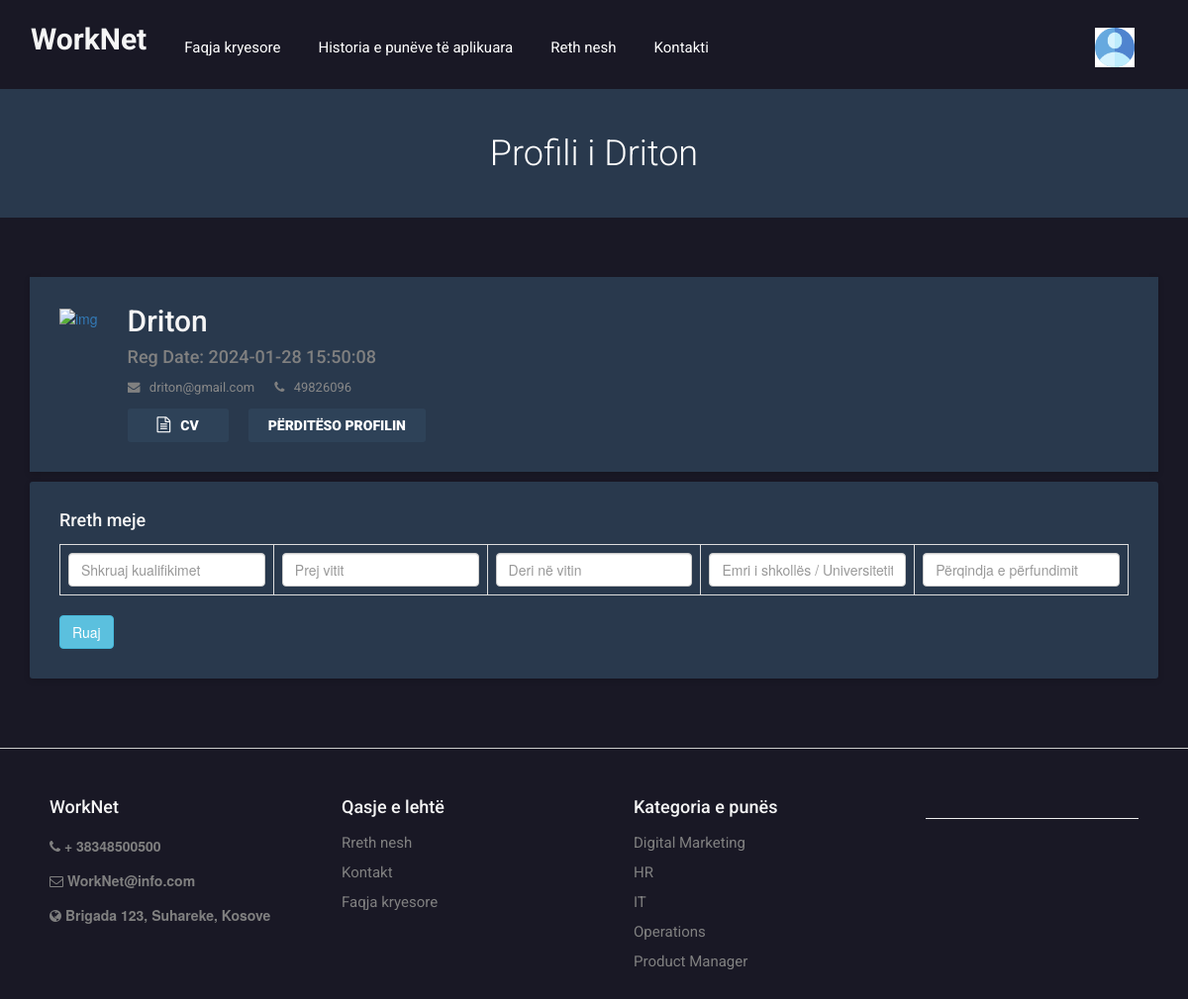
Screenshot of /my-education.php (signed in) with the database file from the repository.
### tables this page shows
CREATE TABLE `tbljobseekers` (
  `id` int(11) NOT NULL,
  `FullName` varchar(150) DEFAULT NULL,
  `EmailId` varchar(150) DEFAULT NULL,
  `ContactNumber` bigint(15) DEFAULT NULL,
  `Password` varchar(150) DEFAULT NULL,
  `Resume` varchar(150) DEFAULT NULL,
  `AboutMe` mediumtext DEFAULT NULL,
  `ProfilePic` varchar(200) DEFAULT NULL,
  `Skills` varchar(200) DEFAULT NULL,
  `RegDate` timestamp NULL DEFAULT current_timestamp(),
  `LastUpdationDate` timestamp NULL DEFAULT NULL ON UPDATE current_timestamp(),
  `IsActive` int(1) DEFAULT NULL
);

CREATE TABLE `tblpages` (
  `ID` int(11) NOT NULL,
  `PageType` varchar(200) DEFAULT NULL,
  `PageTitle` mediumtext DEFAULT NULL,
  `PageDescription` longtext DEFAULT NULL,
  `Email` varchar(200) NOT NULL,
  `MobileNumber` bigint(10) NOT NULL,
  `UpdationDate` timestamp NULL DEFAULT NULL ON UPDATE current_timestamp()
);

### my-education.php (the view, shortened to what this page needs)
<?php
include('includes/config.php');
if (strlen($_SESSION['jsid']) == 0) {
  header('location:logout.php');
} else { ?>
  <!doctype html>
  <html>
  <head>
    <link href="css/custom.css" rel="stylesheet" type="text/css">
    <link href="css/bootstrap.css" rel="stylesheet" type="text/css">
    <link href="css/color.css" rel="stylesheet" type="text/css">
    <link href="css/responsive.css" rel="stylesheet" type="text/css">
    <link href="css/owl.carousel.css" rel="stylesheet" type="text/css">
    <link href="css/font-awesome.min.css" rel="stylesheet" type="text/css">
    <link href="css/jquery.mCustomScrollbar.css" rel="stylesheet" type="text/css">
  </head>
  <body class="theme-style-1">
    <div id="wrapper">
      <?php include('includes/header.php'); ?>
      <section id="inner-banner">
        <div class="container">
          <h1>
            Profili i
            <?php echo htmlentities($_SESSION['jsfname']); ?>
          </h1>
        </div>
      </section>
      <div id="main">
        <section class="resumes-section padd-tb">
          <div class="container">
            <div class="row">
              <div class="col-md-12 col-sm-8">
                <div class="resumes-content">
                  <div class="box">
                    <div class="frame"><a href="#"><img src="images/resumes/resumes-img-1.jpg" alt="img"></a></div>
                    <?php
                    $jsid = $_SESSION['jsid'];
                    $sql = "SELECT * from  tbljobseekers  where id=:jid";
                    $query = $dbh->prepare($sql);
                    $query->bindParam(':jid', $jsid, PDO::PARAM_STR);
                    $query->execute();
                    $results = $query->fetchAll(PDO::FETCH_OBJ);
                    foreach ($results as $result) {
                      ?>
                      <div class="text-box">
                        <h2><a href="#">
                            <?php echo htmlentities($_SESSION['jsfname']); ?>
                          </a></h2>
                        <h4>Reg Date:
                          <?php echo htmlentities($result->RegDate); ?>
                        </h4>
                        <div class="clearfix"> <strong><i class="fa fa-envelope"></i>
                            <?php echo htmlentities($result->EmailId); ?>
                          </strong> <strong>
                            <i class="fa fa-phone"></i><a href="#">
                              <?php echo htmlentities($result->ContactNumber); ?>
                            </a></strong> </div>
                        <div class="btn-row"> <a href="Jobseekersresumes/<?php echo htmlentities($result->Resume); ?>"
                            class="resume" target="_blank"><i class="fa fa-file-text-o"></i>CV</a> <a href="#"
                            class="login">Përditëso profilin</a> </div>
                      </div>
                    <?php } ?>
                  </div>
                  <div class="summary-box">
                    <h4>Rreth meje</h4>
                    <form name="add_name" id="add_name">
                      <div class="table-responsive">
                        <table class="table table-bordered" id="dynamic_field">
                          <tr>
                            <td><input type="text" name="name[]" placeholder="Shkruaj kualifikimet"
                                class="form-control name_list" /></td>
                            <td><input type="text" name="fromyear[]" placeholder="Prej vitit"
                                class="form-control name_list" /></td>
                            <td><input type="text" name="toyear[]" placeholder="Deri në vitin"
                                class="form-control name_list" />
                            </td>
                            <td><input type="text" name="toyear[]" placeholder="Emri i shkollës / Universitetit"
                                class="form-control name_list" />
                            <td><input type="text" name="percentage[]" placeholder="Përqindja e përfundimit"
                                class="form-control name_list" /></td>
                            </td>
                          </tr>
                        </table>
                        <input type="button" name="submit" id="submit" class="btn btn-info" value="Ruaj" />
                      </div>
                    </form>
                  </div>
                </div>
              </div>
            </div>
          </div>
        </section>
      </div>
      <?php include('includes/footer.php'); ?>
    </div>
  </body>
  </html>
<?php } ?>

### includes/header.php (shortened to what this page needs)
<header id="header">
  <div class="container">
    <div class="navigation-col">
      <nav class="navbar navbar-inverse">
        <div class="navbar-header">
          <h2><a href="index.php"><strong class="logo" style="padding-top:5%">WorkNet</strong></a>
          </h2>
        </div>
        <div id="navbar" class="collapse navbar-collapse">
          <ul class="nav navbar-nav" id="nav">
            <li><a href="index.php">Faqja kryesore</a></li>
            <?php if (strlen($_SESSION['jsid'] != 0)) { ?>
              <li><a href="applied-jobs.php">Historia e punëve të aplikuara</a></li>
            <?php } ?>
            <li><a href="about.php">Reth nesh</a></li>
            <li><a href="contact.php">Kontakti</a></li>
          </ul>
        </div>
      </nav>
    </div>
  </div>
  <div class="user-option-col">
    <div class="thumb">
      <div class="dropdown">
        <?php if (strlen($_SESSION['jsid']) != 0) { ?>
          <?php
          $uid = $_SESSION['jsid'];
          $sql = "SELECT * from tbljobseekers where id='$uid'";
          $query = $dbh->prepare($sql);
          $query->execute();
          $results = $query->fetchAll(PDO::FETCH_OBJ);
          if ($query->rowCount() > 0) {
            foreach ($results as $row) {
              ?>
              <button class="btn btn-default dropdown-toggle" type="button" id="dropdownMenu1" data-toggle="dropdown"
                aria-haspopup="true" aria-expanded="true">
                <?php if ($row->ProfilePic == ''): ?>
                  <img src="images/account.png" width="40" height="40">
                <?php else: ?>
                  <img src="images/<?php echo $row->ProfilePic; ?>" width="40" height="40">
                <?php endif; ?>
              </button>
              <?php $cnt = $cnt + 1;
            }
          }
          ?>
        <?php } ?>
      </div>
    </div>
  </div>
</header>

### includes/footer.php (shortened to what this page needs)
<footer id="footer">
  <div class="text-box box">
    <h4>WorkNet</h4>
    <?php
    $sql = "SELECT * from tblpages where PageType='contactus'";
    $query = $dbh->prepare($sql);
    $query->execute();
    $results = $query->fetchAll(PDO::FETCH_OBJ);
    if ($query->rowCount() > 0) {
      foreach ($results as $row) { ?>
        <ul>
          <li> <i class="fa fa-phone"></i> <strong>+
              <?php echo htmlentities($row->MobileNumber); ?>
            </strong></li>
          <li> <i class="fa fa-envelope-o"></i> <strong>
              <?php echo htmlentities($row->Email); ?>
            </strong> </li>
          <li> <i class="fa fa-globe"></i> <strong>
              <?php echo htmlentities($row->PageDescription); ?>
            </strong> </li>
          <?php $cnt = $cnt + 1;
      }
    } ?>
    </ul>
  </div>
  <div class="box">
    <h4>Qasje e lehtë</h4>
    <ul>
      <li><a href="about.php">Rreth nesh</a></li>
      <li><a href="contact.php">Kontakt</a></li>
      <li><a href="index.php">Faqja kryesore</a></li>
    </ul>
  </div>
  <div class="box">
    <h4>Kategoria e punës</h4>
    <ul>
      <?php
      $sql = "SELECT jobCategory,count(jobId) as totaljobs from tbljobs group by jobCategory";
      $query = $dbh->prepare($sql);
      $query->execute();
      $results = $query->fetchAll(PDO::FETCH_OBJ);
      foreach ($results as $row) { ?>
        <li><a href="view-categorywise-job.php?viewid=<?php echo htmlentities($row->jobCategory); ?>">
            <?php echo htmlentities($row->jobCategory); ?>
          </a></li>
      <?php } ?>
    </ul>
  </div>
  <hr color="#000" />
</footer>

### css/color.css (style rules this page uses)
#banner, .banner-outer .caption .holder form button[type="submit"]:hover, .browse-job-section, .user-option-col a.login-round, .user-option-col .dropdown-menu > li > a:hover, .user-option-col .dropdown-menu > li > a:focus, .user-option-col a.btn-login, .theme-style-1 a.btn-style-1, .popular-categories .box:hover, .popular-categories .box:hover, .btn-color-2, .sidebar .box .text-box a.btn-apply, .call-action-section, .price-table .box strong.amount:before, .price-table .box strong.amount:after, #footer form input[type="submit"], #cp_side-menu, .banner-2, #wrapper .header-2.cp_sticky, .process-section .icon-box, .btn-bg-color-1, .header-4, #inner-banner, .pagination-box .pager li > a:hover, .pagination-box .pager li > a:focus, .pagination-box .pager li.active a, .post-box .owl-next:hover, .post-box .owl-prev:hover, .post-section .comment-form form input[type="submit"], .signup-section .holder input[type="submit"], .upload-box .btn-file, .signup-section .holder b, .contact-form input[type="Submit"], .address-box address .fa, .candidates-search-bar form, .btn-row a.resume, .btn-row a.login, .summary-box .col:before, .progress-box .progress-bar span, .alphabets-row .col span, .alphabets-row .col:before, .icon-colo-1, .resum-form .accordion_cp, .resum-form input[type="submit"], .navbar-toggle { background-color: #30475eb5; }
#nav li:hover > a, .banner-outer .caption .holder form button[type="submit"], .banner-outer .caption .holder .btn-row a .fa, .cp_side-menu a .fa, .user-option-col a .fa, #content-area .box .text-col a.text .fa, #content-area .box strong.price .fa, .sidebar .box .text-box h4 a, .sidebar .box .text-box a.text .fa, .sidebar .box .text-box strong.price .fa, #content-area a.load-more .fa, .price-table .box h4, .price-table .box strong.amount sub, .testimonials-section .owl-prev:hover:before, .testimonials-section .owl-next:hover:before, .post-box .text-box strong.date .fa, .post-box .text-box strong.name, .post-box .text-box:hover h4 a, #footer .box ul li a, .bottom-row strong.copyrights a:hover, #content-area .box:hover h4 a, #popular-job-slider .owl-next:before, #popular-job-slider .owl-prev:before, .sidebar-jobs ul li a, .sidebar-jobs ul li span .fa, .pagination-box .pager li > a, .pagination-box .pager li > span, .sidebar .box .recent-post .text-box a .fa, .sidebar .box .recent-post .text-area a .fa, .sidebar .box .recent-post ul li:hover strong a, .sidebar .box .archives-box ul li a:hover, .post-box blockquote p, .testimonials-style-3 .box p, .testimonials-style-3 .col p, .input-box .fa, .check-box strong a:hover, .signup-section .holder em, .signup-section .holder em a, .signup-section .holder a.login, .candidates-search-bar form button[type="submit"], .resumes-section .box .text-box h4, .resumes-content .box .text-box strong .fa, .resumes-content .box .text-box span.price .fa, .tags a, .resumes-section a.load-more .fa, .related-people .text-box strong.name a, .related-people .text-box span .fa, .summary-box strong.title, .popular-companies .owl-next:before, .popular-companies .owl-prev:before, .alphabets-row a:hover, .alphabets a:hover, .theme-style-1 .account-option a.btn-style-1 .fa, #content-area .box .text-col p em, .job-detail ul li .fa { color:gray; }
#nav li a:before,#nav li a:after, .testimonials-section .owl-prev:hover:before, .testimonials-section .owl-next:hover:before, .summary-box .col, .resume-process .option-box .icon-colo-1:before { border-color:#1b8af3; }

### css/responsive.css (style rules this page uses)
@media (min-width: 1200px) { strong.logo { margin: 0 150px 0 0; } }
@media (min-width: 1200px) { strong.logo { margin:0 0 0 65px; } }
@media (min-width: 1200px) { .user-option-col { position: absolute; padding:0; } }
@media (min-width: 1200px) { .btn-row a.login { margin: 0 20px 0 0; } }
@media (max-width: 1480px) { strong.logo { margin: 0; } }
@media (max-width: 1480px) { .navigation-col .navbar-collapse { float:left; } }
@media (max-width: 1480px) { #footer .text-box, #footer .box { width:25%; margin:0 20px 0 0 } }
@media (max-width: 1900px) { #footer .text-box, #footer .box { width:25%; margin:0 20px 0 0 } }

### rows the page displays
tbljobseekers: RegDate "2024-01-28 15:50:08", EmailId "driton@gmail.com", ContactNumber "49826096"
tblpages: MobileNumber "38348500500", Email "WorkNet@info.com", PageDescription "Brigada 123, Suhareke, Kosove"

### other values shown
$_SESSION['jsfname'] "Driton"
$row->jobCategory "Digital Marketing"
$row->jobCategory "HR"
$row->jobCategory "IT"
$row->jobCategory "Operations"
$row->jobCategory "Product Manager"
